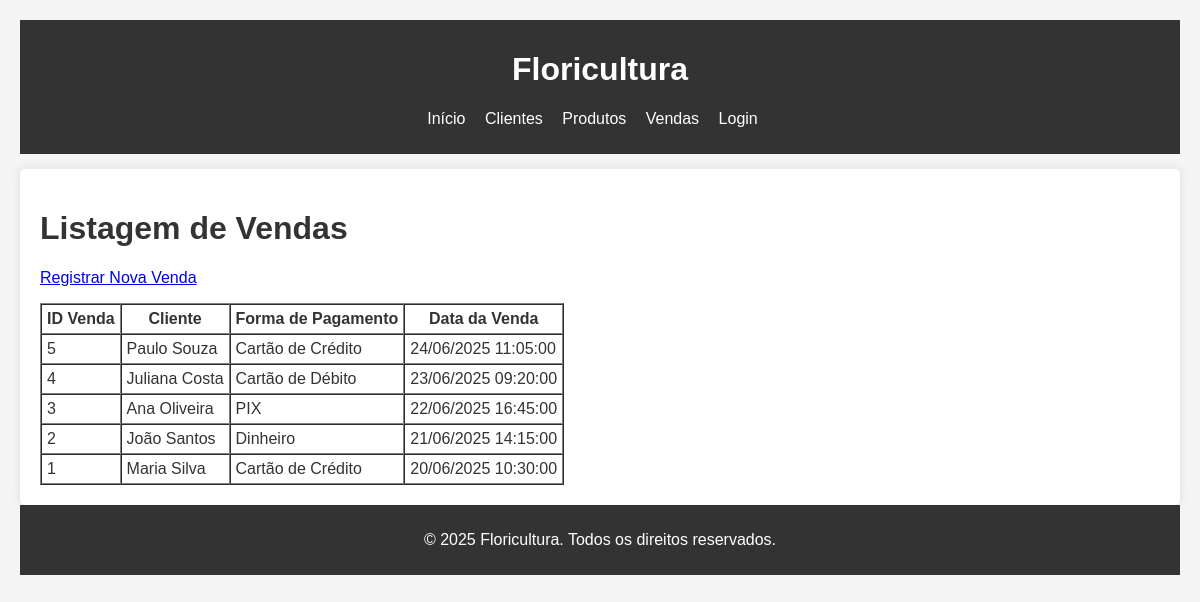
Page /index.php?url=vendas on the committed database.
### tables this page shows
CREATE TABLE vendas (
    id INT AUTO_INCREMENT PRIMARY KEY,
    cliente_id INT NOT NULL,
    forma_pagamento VARCHAR(50) NOT NULL,
    dt_venda DATETIME NOT NULL DEFAULT CURRENT_TIMESTAMP,
    FOREIGN KEY (cliente_id) REFERENCES clientes(id) ON DELETE RESTRICT
);

CREATE TABLE clientes (
    id INT AUTO_INCREMENT PRIMARY KEY,
    nome VARCHAR(100) NOT NULL,
    cpf VARCHAR(14) NOT NULL,
    email VARCHAR(100),
    telefone VARCHAR(20)
);

### src/Controllers/VendasController.php (called while the page is built, shortened)
<?php
class VendasController {
    private $vendaModel;
    public function __construct() {
        $this->vendaModel = new Venda();
    }
    public function index() {
        $vendas = $this->vendaModel->getAllWithDetails();
        View::render('venda/index', [
            'titulo' => 'Listagem de Vendas',
            'vendas' => $vendas
        ]);
    }
}
?>

### src/Core/Router.php (called while the page is built, shortened)
<?php
class Router {
    protected $controller = 'HomeController';
    protected $method = 'index';
    public function dispatch(string $url) {
        $url = $this->parseUrl($url);
        if (!empty($url[0])) {
            $controllerName = ucwords(strtolower($url[0])) . 'Controller';
            $controllerFile = __DIR__ . '/../Controllers/' . $controllerName . '.php';
            if (file_exists($controllerFile)) {
                $this->controller = $controllerName;
                unset($url[0]);
            }
        }
        $this->controller = 'Controllers\\' . $this->controller;
        if (class_exists($this->controller)) {
            $this->controller = new $this->controller;
        } else {
            $this->trigger404("Controller " . str_replace('Controllers\\', '', $this->controller) . " não encontrado.");
            return;
        }
        $this->params = $url ? array_values($url) : [];
        call_user_func_array([$this->controller, $this->method], $this->params);
    }
    protected function parseUrl(string $url): array {
        $url = trim($url, '/');
        $url = filter_var($url, FILTER_SANITIZE_URL);
        return explode('/', $url);
    }
}
?>

### public/index.php (called while the page is built)
<?php
require_once __DIR__ . '/../src/init.php';
$url = $_GET['url'] ?? '/';
try {
    $router = new Core\Router();
    $router->dispatch($url);
} catch (\Exception $e) {
    http_response_code(500);
    echo "<h1>Erro na Aplicação</h1>";
    echo "<p>Ocorreu um erro inesperado: " . htmlspecialchars($e->getMessage()) . "</p>";
}
?>

### src/init.php (called while the page is built, shortened)
<?php
spl_autoload_register(function ($class_name) {
    $class_name = str_replace('\\', DIRECTORY_SEPARATOR, $class_name);
    $file = __DIR__ . '/' . $class_name . '.php';
    if (file_exists($file)) {
        return true;
    }
    return false;
});
require_once __DIR__ . '/../config/database.php';
?>

### src/Core/Database.php (called while the page is built, shortened)
<?php
class Database {
    private static $instance = null;
    private $pdo;
    private function __construct() {
        try {
            $this->pdo = new PDO(DB_DSN, DB_USER, DB_PASS, DB_OPTIONS);
        } catch (PDOException $e) {
            error_log("Erro de conexão com o banco de dados: " . $e->getMessage());
            die("Erro ao conectar com o banco de dados. Por favor, tente novamente mais tarde.");
        }
    }
    public static function getInstance() {
        if (self::$instance === null) {
            self::$instance = new Database();
        }
        return self::$instance;
    }
    public function getConnection() {
        return $this->pdo;
    }
}
?>

### src/Models/Venda.php (called while the page is built, shortened)
<?php
class Venda {
    private $db;
    private $table_name = "vendas";
    public function __construct() {
        $this->db = Database::getInstance()->getConnection();
    }
    public function getAllWithDetails(): array {
        $query = "SELECT v.id, v.forma_pagamento, v.dt_venda, c.nome AS cliente_nome
                  FROM " . $this->table_name . " v
                  JOIN clientes c ON v.cliente_id = c.id
                  ORDER BY v.dt_venda DESC";
        $stmt = $this->db->query($query);
        return $stmt->fetchAll(PDO::FETCH_ASSOC);
    }
}
?>

### templates/venda/index.php (the view, shortened to what this page needs)
<h1><?php echo Core\View::e($titulo ?? 'Vendas'); ?></h1>
<p><a href="index.php?url=vendas/create">Registrar Nova Venda</a></p>
<?php if (empty($vendas)): ?>
    <p>Nenhuma venda registrada.</p>
<?php else: ?>
    <table border="1" cellpadding="5" cellspacing="0">
        <thead>
            <tr>
                <th>ID Venda</th>
                <th>Cliente</th>
                <th>Forma de Pagamento</th>
                <th>Data da Venda</th>
            </tr>
        </thead>
        <tbody>
            <?php foreach ($vendas as $venda): ?>
                <tr>
                    <td><?php echo Core\View::e($venda['id'] ?? ''); ?></td>
                    <td><?php echo Core\View::e($venda['cliente'] ?? $venda['cliente_nome'] ?? ''); ?></td>
                    <td><?php echo Core\View::e($venda['forma_pagamento'] ?? ''); ?></td>
                    <td><?php echo Core\View::e(isset($venda['dt_venda']) ? date('d/m/Y H:i:s', strtotime($venda['dt_venda'])) : ''); ?></td>
                </tr>
            <?php endforeach; ?>
        </tbody>
    </table>
<?php endif; ?>

### templates/layouts/default.php (style rules this page uses)
body { font-family: sans-serif; margin: 20px; background-color: #f4f4f4; color: #333; }

### rows in the picture
vendas: id "5", cliente.nome "Paulo Souza", forma_pagamento "Cartão de Crédito", dt_venda "24/06/2025 11:05:00"
vendas: id "4", cliente.nome "Juliana Costa", forma_pagamento "Cartão de Débito", dt_venda "23/06/2025 09:20:00"
vendas: id "3", cliente.nome "Ana Oliveira", forma_pagamento "PIX", dt_venda "22/06/2025 16:45:00"
vendas: id "2", cliente.nome "João Santos", forma_pagamento "Dinheiro", dt_venda "21/06/2025 14:15:00"
vendas: id "1", cliente.nome "Maria Silva", forma_pagamento "Cartão de Crédito", dt_venda "20/06/2025 10:30:00"

### other values in the picture
Core\View::e($titulo ?? 'Vendas') "Listagem de Vendas"
